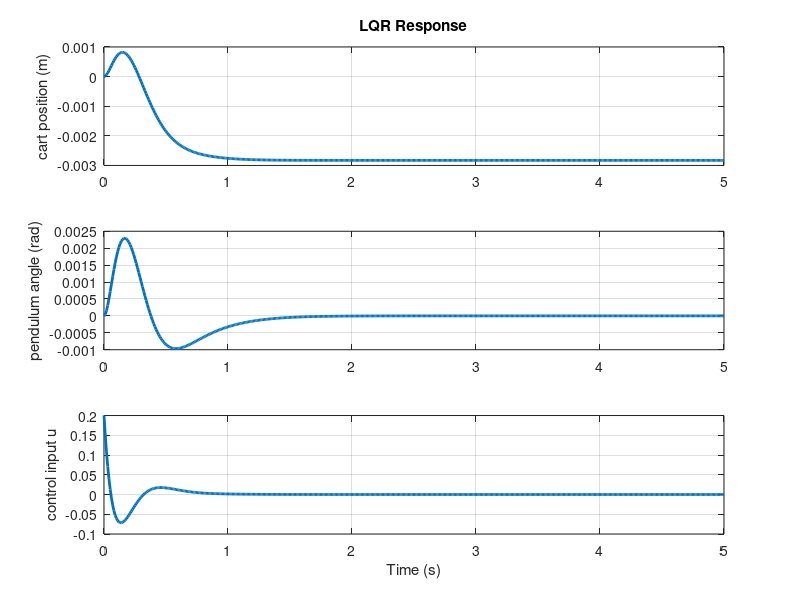

MATLAB code for this plot:
M = 0.5;
m = 0.2;
b = 0.1;
I = 0.006;
g = 9.8;
l = 0.3;

p = I*(M+m)+M*m*l^2; %denominator for the A and B matrices

A = [0      1              0           0;
     0 -(I+m*l^2)*b/p  (m^2*g*l^2)/p   0;
     0      0              0           1;
     0 -(m*l*b)/p       m*g*l*(M+m)/p  0];
B = [     0;
     (I+m*l^2)/p;
          0;
        m*l/p];
C = [1 0 0 0;
     0 0 1 0];
D = [0;
     0];

states = {'x' 'x_dot' 'phi' 'phi_dot'};
inputs = {'u'};
outputs = {'x'; 'phi'};

sys_ss = ss(A,B,C,D,'statename',states,'inputname',inputs,'outputname',outputs);

poles = eig(A)

co = ctrb(sys_ss);
controllability = rank(co)

Q = C'*C;
Q(1,1) = 5000;
Q(3,3) = 100;
R = 1;
K = lqr(A,B,Q,R)

Ac = (A-B*K);
Bc = B;
Cc = C;
Dc = D;

states = {'x' 'x_dot' 'phi' 'phi_dot'};
inputs = {'r'};
outputs = {'x'; 'phi'};

sys_cl = ss(Ac,Bc,Cc,Dc,'statename',states,'inputname',inputs,'outputname',outputs);

t = 0:0.01:5;
r =0.2*ones(size(t));

[y,t,x]=lsim(sys_cl,r,t);
u = r' - (K*x')';

figure
subplot(3,1,1)
plot(t,y(:,1),'LineWidth',2)
ylabel('cart position (m)')
title('LQR Response')
grid on

subplot(3,1,2)
plot(t,y(:,2),'LineWidth',2)
ylabel('pendulum angle (rad)')
grid on

subplot(3,1,3)
plot(t,u,'LineWidth',2)
xlabel('Time (s)')
ylabel('control input u')
grid on
